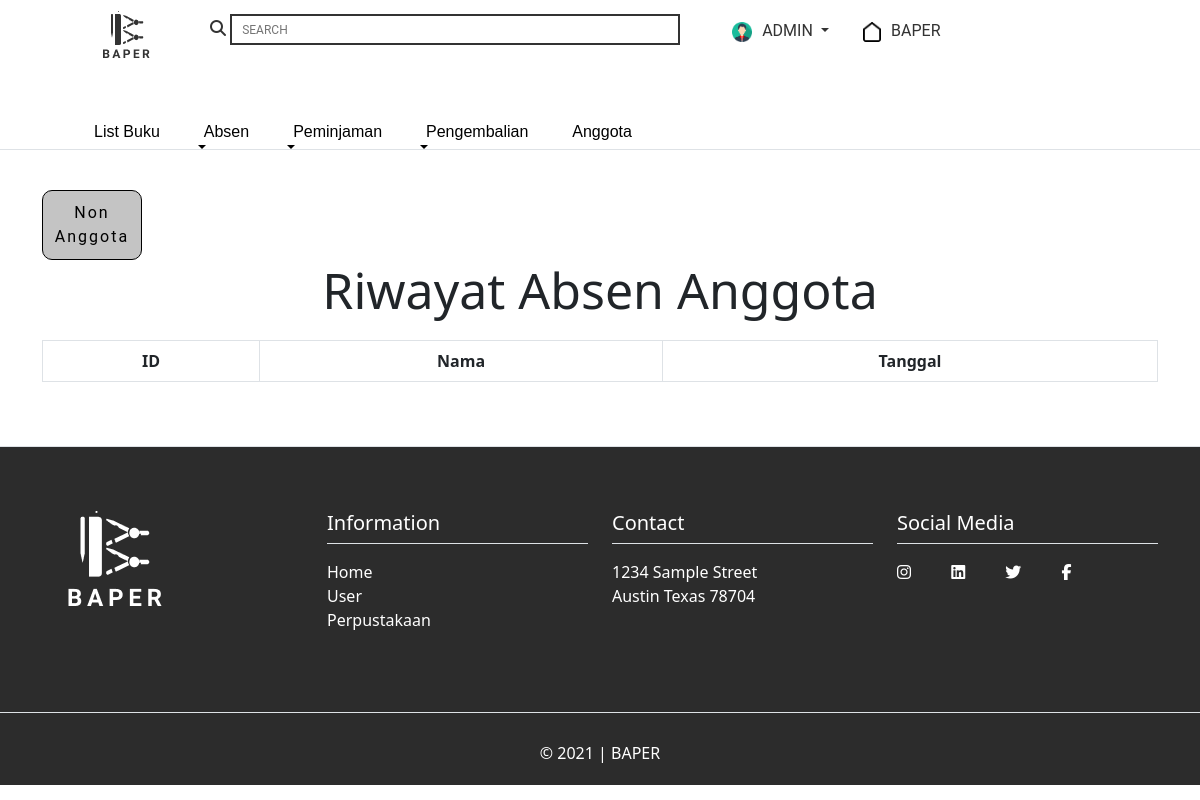
Before: /riwayat_absen_anggota.php (signed in) with the older database file.
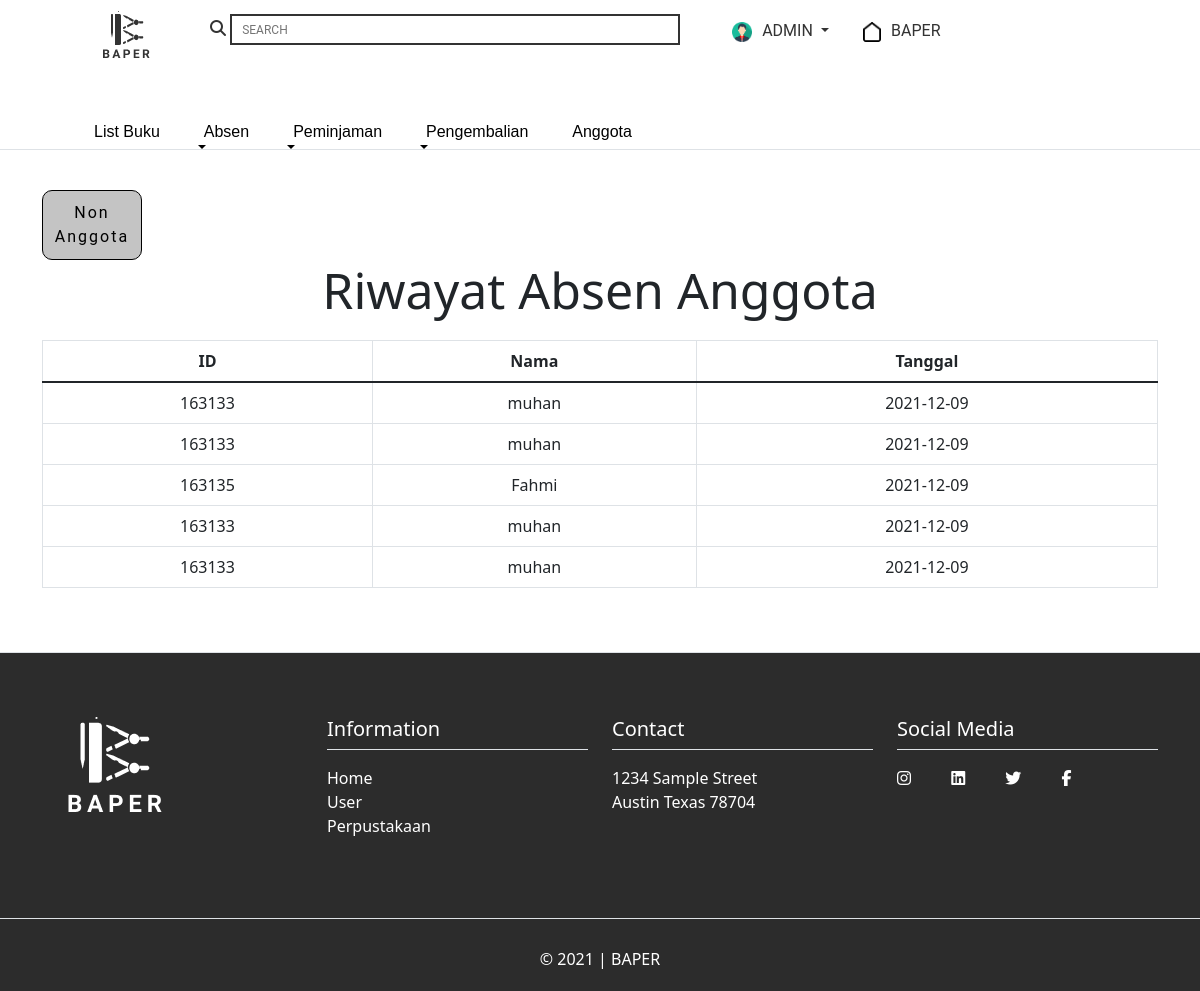
After: the same page with the newer database file.
### tables this page shows
CREATE TABLE `absenanggota` (
  `id_absen_anggota` int(11) NOT NULL,
  `id_anggota` int(11) NOT NULL,
  `tanggal` date NOT NULL
);

CREATE TABLE `user` (
  `id_user` int(11) NOT NULL,
  `email` varchar(50) NOT NULL,
  `nama_user` varchar(50) NOT NULL,
  `tanggal_lahir` date NOT NULL,
  `gambar` varchar(255) NOT NULL,
  `hp` varchar(50) NOT NULL,
  `alamat` varchar(255) NOT NULL,
  `tipe` int(11) NOT NULL,
  `password` varchar(255) NOT NULL
);

### riwayat_absen_anggota.php (the view, shortened to what this page needs)
<?php
include('./db_login.php');
?>
<!DOCTYPE html>
<html lang="en">
<head>
    <link href="https://cdn.jsdelivr.net/npm/bootstrap@5.1.3/dist/css/bootstrap.min.css" rel="stylesheet" />
    <link rel="stylesheet" href="Front end/style/riwayat_absen_anggota.css" />
</head>
<body>
    <?php
    include('nav_admin.php');
    $query = mysqli_query($db, "SELECT * FROM user join absenanggota on user.id_user =  absenanggota.id_anggota ORDER BY id_absen_anggota DESC");
    if (!$query) {
        die($db->error);
    } else {
        echo '
        <main>
            <div class="container" style="padding-top: 10%;">
                <div class="row">
                    <div class="col">
                        <div class="tmbl-non">
                            <a href="riwayat_absen_non.php">Non<br>Anggota</a>
                        </div>
                    </div>
                </div>
            </div>
            <div class="container text-center" style="padding-top: 0%; ">
                <div class="row">
                    <div class="col-md-12">
                        <div class="bg-table">
                            <div class="table-abs">
                                <h1 style="font-size: 50px;">Riwayat Absen Anggota</h1>
                            </div>
                        </div>
                    </div>
                </div>
            </div>
            <div class="container text-center" style="padding-top: 1%; overflow-y:scroll; ">
                <div class="row">
                    <div class="col-md-12">
                        <div class="table-responsive">
                            <table class="table table-bordered">
                                <thead>
                                    <tr>
                                        <th rules="cols">ID</th>
                                        <th>Nama</th>
                                        <th>Tanggal</th>
                                    </tr>
                                </thead>
                                <tbody>
                                ';
        while ($row = $query->fetch_object()) {
            $nama = $row->nama_user;
            $id = $row->id_user;
            $tgl = $row->tanggal;
            echo '
                                <tr>
                                    <td>' . $id . '</td>
                                    <td>' . $nama . '</td>
                                    <td>' . $tgl . '</td>
                                </tr>';
        }
    }
    ?>
    </tbody>
    </table>
    </div>
    </div>
    </div>
    </div>
    </main>
    <?php
    include('footer.php')
    ?>
</body>
</html>

Changed rows visible on the page:
added absenanggota: id_anggota.id_user "163133", id_anggota.nama_user "muhan", tanggal "2021-12-09"
added absenanggota: id_anggota.id_user "163133", id_anggota.nama_user "muhan", tanggal "2021-12-09"
added absenanggota: id_anggota.id_user "163135", id_anggota.nama_user "Fahmi", tanggal "2021-12-09"
added absenanggota: id_anggota.id_user "163133", id_anggota.nama_user "muhan", tanggal "2021-12-09"
added absenanggota: id_anggota.id_user "163133", id_anggota.nama_user "muhan", tanggal "2021-12-09"
